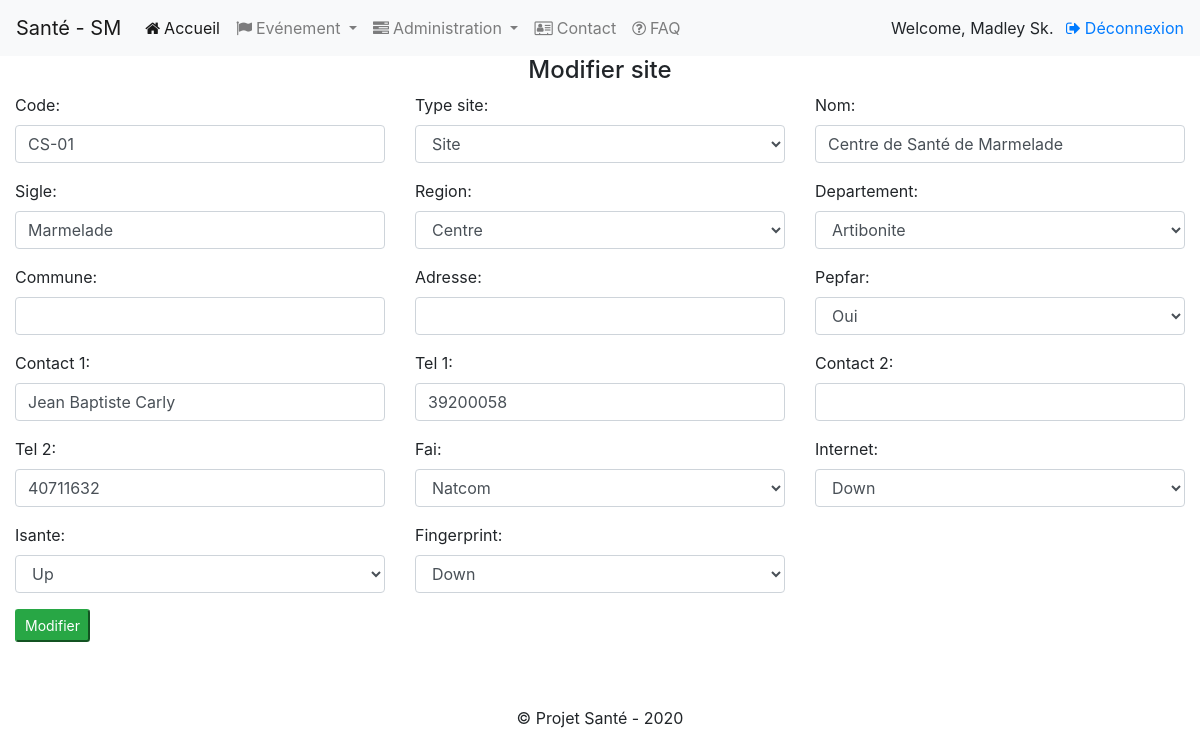
Screenshot of /edit_site/5 (signed in) with the database file from the repository.
### smonitoring/models.py (models this page shows, shortened)
class Site(models.Model):
	code = models.CharField(max_length=10,unique=True)
	type_site = models.CharField(max_length=10, choices =[('site','Site'),('bureau','Bureau')])
	nom = models.CharField(max_length=100)
	sigle = models.CharField(max_length=10, default=None, blank=True,null=True)
	region = models.ForeignKey(Region,on_delete=models.CASCADE, related_name="nom_reg")
	departement = models.ForeignKey(Departement,on_delete=models.CASCADE, related_name="dept_ref")
	commune = models.CharField(max_length=100)
	adresse = models.CharField(max_length=100, default=None, blank=True,null=True)
	pepfar = models.CharField(max_length=10, choices = PEPFAR_CHOICES)
	contact_1 = models.CharField(max_length=100)
	tel_1 = models.CharField(max_length=100)
	contact_2 = models.CharField(max_length=100, default=None, blank=True,null=True)
	tel_2 = models.CharField(max_length=100, default=None, blank=True,null=True)
	fai = models.CharField(max_length=100, choices= FAI_CHOICES)
	internet = models.CharField(max_length=15, choices = EL_CHOICES)
	isante = models.CharField(max_length=15, choices = EL_CHOICES)
	fingerprint = models.CharField(max_length=15, choices = EL_CHOICES)

### smonitoring/views.py (the view)
# urls.py: path("edit_site/<int:id_site>",views.edit_site,name="edit_site"),
@login_required
def edit_site(request,id_site):
	context = {
		"page_title": 'Modifier site'
	}
	try:
		site= Site.objects.get(pk=id_site)
	except Site.DoesNotExist:
		return HttpResponseRedirect(reverse('list_sites'))
	if request.method == 'POST':
		form = SiteEditForm(request.POST,instance=site)
		format_form_field(form)
		if form.is_valid():
			site_edited = form.save()
			return HttpResponseRedirect(reverse('list_sites'))
	else:
		form = SiteEditForm(instance=site)
		format_form_field(form)
	context['form']= form
	return render(request, 'site_edit.html', context)

### smonitoring/forms.py
class SiteEditForm(ModelForm):
	class Meta:
		model = Site
		fields = ['code','type_site','nom','sigle','region','departement'\
		,'commune','adresse','pepfar','contact_1','tel_1','contact_2',\
		'tel_2','fai','internet','isante','fingerprint']

### smonitoring/fonctions.py (called while the page is built)
def format_form_field(form):
	for f in form:
		if not isinstance(f.field.widget, forms.SelectDateWidget):
			f.field.widget.attrs.update({'class':'form-control'})

### smonitoring/models.py (called while the page is built)
	def __str__(self):
		return self.nom_region

	def __str__(self):
		return self.nom_departement

### smonitoring/templates/site_edit.html
{% extends "layout.html" %}
{% block body %}
<section class="content">
	<h4 class="text-center">{{ page_title }}</h4>
	<form method=post>{% csrf_token%}
		<div class="row">
		{% include "_formhelpers.html" %}
		<div class="form-group col-md-6">
			<button type="submit" class="btn-sm btn-success">Modifier</button>
		</div>
		</div>
	</form>
</section>
{% endblock %}

### smonitoring/templates/layout.html (shortened to what this page needs)
<!DOCTYPE html>
<html>
<head>
	<link rel="stylesheet" href="https://maxcdn.bootstrapcdn.com/bootstrap/4.4.1/css/bootstrap.min.css">
	<link rel="stylesheet" href="https://unpkg.com/bootstrap-table@1.16.0/dist/bootstrap-table.min.css">
	<link rel="stylesheet" href="https://stackpath.bootstrapcdn.com/font-awesome/4.7.0/css/font-awesome.min.css">
	{% load static %}
	<link rel="stylesheet" href="{%  static 'css/mystyle.css' %}">
</head>
<body>
	<nav class="navbar sticky-top navbar-expand-lg navbar-light bg-light">
	  <a class="navbar-brand" href="{% url 'home' %}">Santé - SM</a>
	  <div class="collapse navbar-collapse" id="navbarSupportedContent">
		<ul class="navbar-nav mr-auto">
		  <li class="nav-item active">
			<a class="nav-link" href="{% url 'home' %}"><span class="fa fa-home">&nbsp;</span>Accueil <span class="sr-only">(current)</span></a>
		  </li>
		{% if user.is_authenticated %}
		<li class="nav-item dropdown">
			<a class="nav-link dropdown-toggle" href="#" id="navbarDropdown" role="button" data-toggle="dropdown" aria-haspopup="true" aria-expanded="false">
			<span class="fa fa-flag">&nbsp;</span>Evénement
			</a>
		</li>
		{% endif %}
		{% if user.is_staff %}
		<li class="nav-item dropdown">
			<a class="nav-link dropdown-toggle" href="#" id="navbarDropdown" role="button" data-toggle="dropdown" aria-haspopup="true" aria-expanded="false">
			<span class="fa fa-tasks">&nbsp;</span>Administration
			</a>
		</li>
		{% endif %}
		  <li class="nav-item">
			<a class="nav-link" href="#"><span class="fa fa-address-card-o">&nbsp;</span>Contact</a>
		  </li>
		  <li class="nav-item">
			<a class="nav-link" href="#" title="Foire aux questions" ><span class="fa fa-question-circle-o">&nbsp;</span>FAQ</a>
		  </li>
		</ul>
		<div class="pull-right">
			{% if user.is_authenticated %}
				{% if user.first_name %}
					<span class="togle-case mr-2">Welcome, {{ user.first_name }} </span>
				{% else %}
					<span class="togle-case  mr-2">Welcome, {{ user.username }} </span>
				{% endif %}
			<a href= "{% url 'logout' %}" ><span class="fa fa-sign-out">&nbsp;</span>Déconnexion</a>
			{% else %}
			<a class="mr-2" href="#" ><span class="fa fa-user">&nbsp;</span>Inscription</a>
			<a class="" href="{% url 'login' %}" ><span class="fa fa-sign-in">&nbsp;</span>Connexion</a>
			{% endif %}
		</div>
	  </div>
	</nav>
	<div class="container-fluid" style="min-height:200px;">
		{% block body %}
		{% endblock body %}
	</div>
	<footer class="footer text-center mt-5">
		<p class="">&copy; Projet Santé - 2020</p>
	</footer>
</body>
</html>

### smonitoring/templates/_formhelpers.html (shortened to what this page needs)
{% for field in form %}
	{% if not field.is_hidden %}
	<div class="form-group col-sm-12 col-md-4">
		{{field.label_tag}}
		{{field}}
	</div>
	{% endif %}
{% endfor %}

### smonitoring/static/css/mystyle.css (style rules this page uses)
.togle-case { text-transform: capitalize; }

### rows the page displays
Site: form "CS-01" "Site" "Centre de Santé de Marmelade" "Marmelade" "Centre" "Artibonite" "Oui" "Jean Baptiste Carly" "39200058" "40711632" "Natcom" "Down" "Up" "Down"

### other values shown
{{ user.first_name }} "Madley Sk."
{{ page_title }} "Modifier site"
{{ field.label_tag }} "Code:" "Type site:" "Nom:" "Sigle:" "Region:" "Departement:" "Commune:" "Adresse:" "Pepfar:" "Contact 1:" "Tel 1:" "Contact 2:" "Tel 2:" "Fai:" "Internet:" "Isante:" "Fingerprint:"
